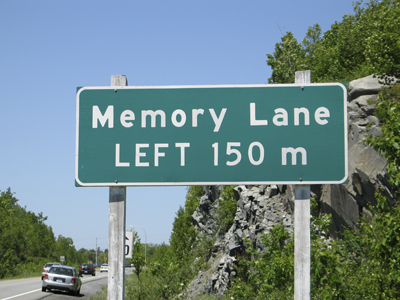
#> input picture roughnote/sofsign.jpg, 400 x 300 px
$ python sofswt1.py   (older library calls are emulated)
#> lines starting #> are read from the running program, lines starting #| are printed output that depends on the picture; after the words box and inside, x2 and y2 are one past the last pixel; in counts of white or black regions, pixels touching at a corner belong together
""" swt - 1 : Doesn't consider the orientation. hopeful """

import numpy as np

import cv2

im = cv2.imread('sofsign.jpg')
#> im is the input picture: shape (300, 400, 3); mean B, G, R 137.1, 135.4, 111.8
gray = cv2.cvtColor(im,cv2.COLOR_BGR2GRAY)
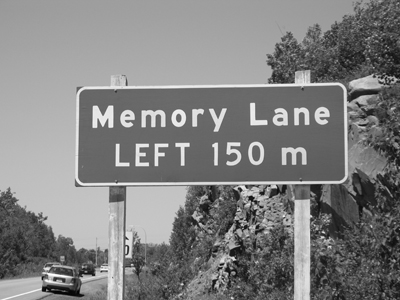
#> gray: shape (300, 400); min 2, max 255, mean 128.5

edges = cv2.Canny(gray,50,200)
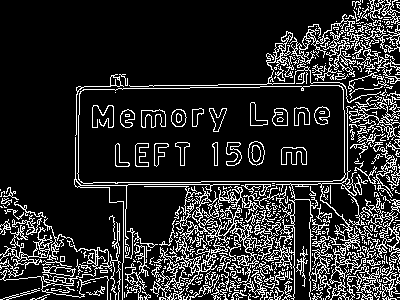
#> edges: shape (300, 400); 16.4% white in thin lines or dots
swt = 255*np.ones(edges.shape,np.uint8)
mask = np.zeros(edges.shape,np.uint8)

dx = cv2.Sobel(edges,cv2.CV_32F,1,0)
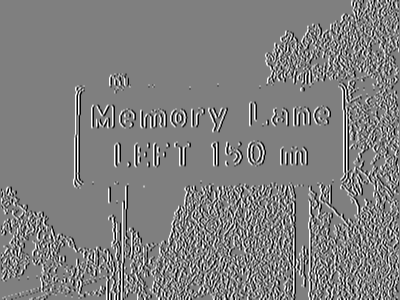
#> dx: shape (300, 400) float32; min -1020, max 1020, mean 1.2; drawn with min black and max white

dx[np.where(dx<0)] = 0
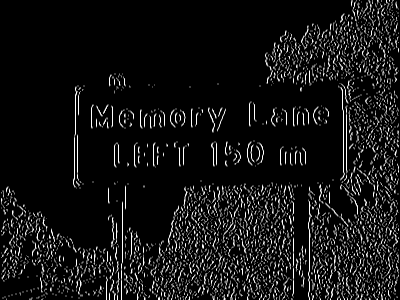
#> dx: shape (300, 400) float32; 16.08% of pixels changed, all inside (x1, y1, x2, y2) = (1, 0, 399, 300); drawn with min black and max white
dx = dx+0.001
dy = cv2.Sobel(edges,cv2.CV_32F,0,1)

angle = np.rad2deg(np.arctan(dy/dx))
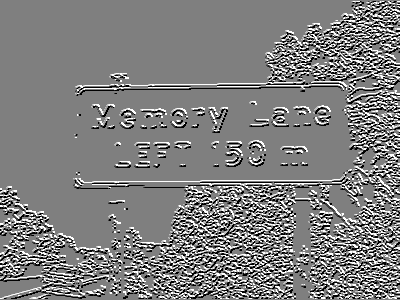
#> angle: shape (300, 400) float32; min -90, max 90, mean 0.2; drawn with min black and max white

##dx = cv2.convertScaleAbs(dx)


rows,cols = edges.shape
#> rows = 300; cols = 400

for r in xrange(rows):
    for c in xrange(cols):
        if mask.item(r,c)!= 255:
            if edges.item(r,c) == 255:
                points = []
                points.append([r,c])
                for cc in xrange(c+1,cols):
                    if edges.item(r,cc) == 255:
                        points.append([r,cc])
                        break
                    else:
                        points.append([r,cc])

                if len(points)>25:
                    for [rrr,ccc] in points:
                        swt.itemset((rrr,ccc),255)
                        mask.itemset((rrr,ccc),255)
                else:
                    length = len(points)
                    for [rrr,ccc] in points:
                        swt.itemset((rrr,ccc),length)
                        mask.itemset((rrr,ccc),255)
            else:
                mask.itemset((r,c),255)
#> mask: shape (300, 400); every value is 255
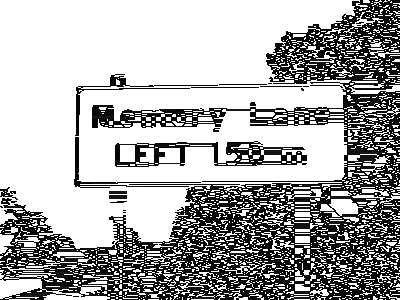
#> swt: shape (300, 400); min 1, max 255, mean 172.3


cv2.imshow('swt',swt)
cv2.imshow('edges',edges)
cv2.imshow('mask',mask)
ret,swt = cv2.threshold(swt,127,255,1)
cv2.imwrite('sofswt1.png',swt)
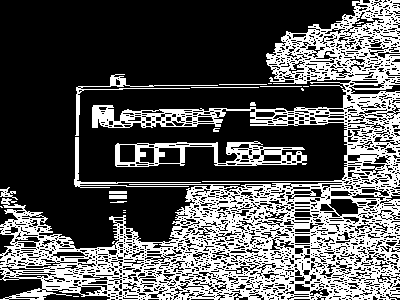
#> saved as sofswt1.png: shape (300, 400); 33.3% white; 26 white regions (12 under 20 px), largest, box (x1, y1, x2, y2) and area: (0, 0, 400, 300) 36387, (115, 141, 307, 167) 1986, (75, 74, 218, 136) 562
cv2.waitKey(0)
cv2.destroyAllWindows()

$ run again, with roughnote/messi4.jpg copied over roughnote/sofsign.jpg
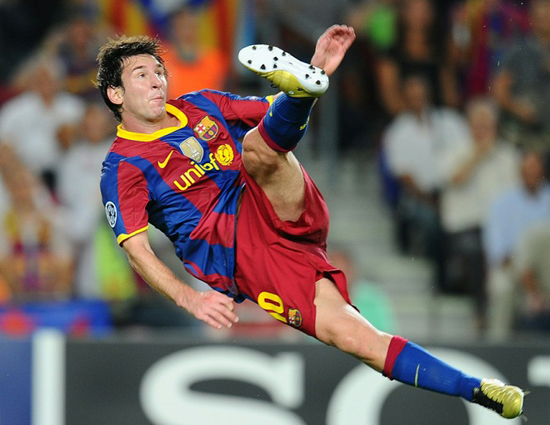
#> input picture roughnote/messi4.jpg, 550 x 425 px
#> im is the input picture: shape (425, 550, 3); mean B, G, R 94.1, 98.6, 112.3
#> edges: shape (425, 550); 5.8% white in thin lines or dots
#> after the loop `for r in xrange(rows):`:
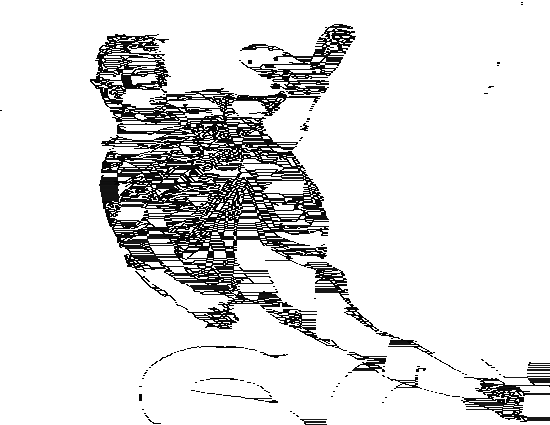
#> swt: shape (425, 550); min 1, max 255, mean 223.6
#> `cv2.imwrite('sofswt1.png',swt)`:
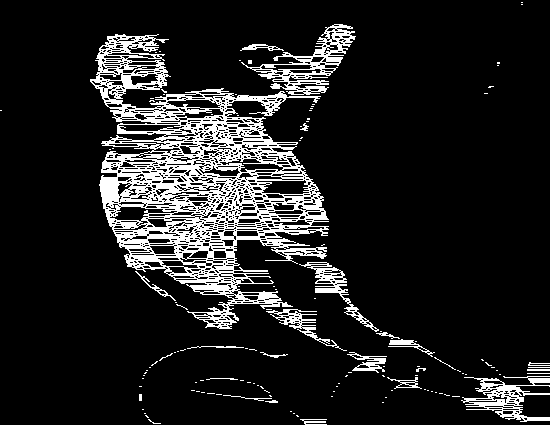
#> saved as sofswt1.png: shape (425, 550); 12.8% white; 126 white regions (100 under 20 px), largest, box (x1, y1, x2, y2) and area: (90, 34, 329, 329) 22991, (241, 24, 356, 95) 2063, (461, 376, 550, 422) 1475

$ run again, with roughnote/sofwatershed.jpg copied over roughnote/sofsign.jpg
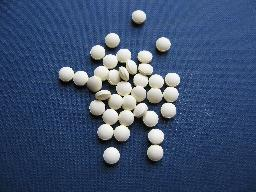
#> input picture roughnote/sofwatershed.jpg, 256 x 192 px
#> im is the input picture: shape (192, 256, 3); mean B, G, R 113, 80.8, 61.6
#> edges: shape (192, 256); 13.2% white in thin lines or dots, all inside (x1, y1, x2, y2) = (0, 0, 234, 171)
#> after the loop `for r in xrange(rows):`:
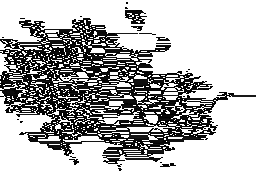
#> swt: shape (192, 256); min 2, max 255, mean 185.3
#> `cv2.imwrite('sofswt1.png',swt)`:
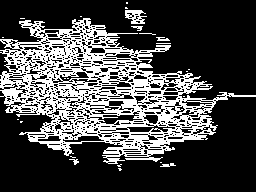
#> saved as sofswt1.png: shape (192, 256); 28.2% white; 24 white regions (18 under 20 px), largest, box (x1, y1, x2, y2) and area: (0, 18, 256, 164) 13439, (125, 10, 147, 24) 182, (156, 37, 170, 41) 37, (160, 163, 176, 167) 37, (131, 26, 143, 31) 31, (69, 159, 79, 165) 27
